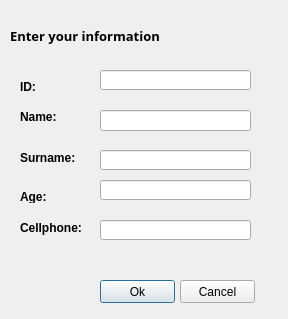
<?xml version="1.0" encoding="UTF-8"?>
<ui version="4.0">
 <class>addRegistry</class>
 <widget class="QDialog" name="addRegistry">
  <property name="geometry">
   <rect>
    <x>0</x>
    <y>0</y>
    <width>288</width>
    <height>319</height>
   </rect>
  </property>
  <property name="windowTitle">
   <string>Dialog</string>
  </property>
  <widget class="QLabel" name="label">
   <property name="geometry">
    <rect>
     <x>20</x>
     <y>110</y>
     <width>46</width>
     <height>13</height>
    </rect>
   </property>
   <property name="font">
    <font>
     <pointsize>9</pointsize>
     <weight>75</weight>
     <bold>true</bold>
    </font>
   </property>
   <property name="text">
    <string>Name:</string>
   </property>
  </widget>
  <widget class="QLabel" name="label_2">
   <property name="geometry">
    <rect>
     <x>20</x>
     <y>150</y>
     <width>61</width>
     <height>16</height>
    </rect>
   </property>
   <property name="font">
    <font>
     <pointsize>9</pointsize>
     <weight>75</weight>
     <bold>true</bold>
    </font>
   </property>
   <property name="text">
    <string>Surname:</string>
   </property>
  </widget>
  <widget class="QLabel" name="label_3">
   <property name="geometry">
    <rect>
     <x>20</x>
     <y>190</y>
     <width>46</width>
     <height>13</height>
    </rect>
   </property>
   <property name="font">
    <font>
     <pointsize>9</pointsize>
     <weight>75</weight>
     <bold>true</bold>
    </font>
   </property>
   <property name="text">
    <string>Age:</string>
   </property>
  </widget>
  <widget class="QLineEdit" name="leName">
   <property name="geometry">
    <rect>
     <x>100</x>
     <y>110</y>
     <width>151</width>
     <height>21</height>
    </rect>
   </property>
  </widget>
  <widget class="QLineEdit" name="leSurname">
   <property name="geometry">
    <rect>
     <x>100</x>
     <y>150</y>
     <width>151</width>
     <height>20</height>
    </rect>
   </property>
  </widget>
  <widget class="QLineEdit" name="leAge">
   <property name="geometry">
    <rect>
     <x>100</x>
     <y>180</y>
     <width>151</width>
     <height>20</height>
    </rect>
   </property>
  </widget>
  <widget class="QLineEdit" name="leCell">
   <property name="geometry">
    <rect>
     <x>100</x>
     <y>220</y>
     <width>151</width>
     <height>20</height>
    </rect>
   </property>
  </widget>
  <widget class="QLabel" name="label_4">
   <property name="geometry">
    <rect>
     <x>20</x>
     <y>220</y>
     <width>71</width>
     <height>16</height>
    </rect>
   </property>
   <property name="font">
    <font>
     <pointsize>9</pointsize>
     <weight>75</weight>
     <bold>true</bold>
    </font>
   </property>
   <property name="text">
    <string>Cellphone:</string>
   </property>
  </widget>
  <widget class="QLabel" name="label_5">
   <property name="geometry">
    <rect>
     <x>10</x>
     <y>20</y>
     <width>301</width>
     <height>31</height>
    </rect>
   </property>
   <property name="font">
    <font>
     <family>Agent Orange</family>
     <pointsize>10</pointsize>
     <weight>75</weight>
     <bold>true</bold>
    </font>
   </property>
   <property name="text">
    <string>Enter your information</string>
   </property>
  </widget>
  <widget class="QLabel" name="label_6">
   <property name="geometry">
    <rect>
     <x>20</x>
     <y>80</y>
     <width>46</width>
     <height>13</height>
    </rect>
   </property>
   <property name="font">
    <font>
     <pointsize>9</pointsize>
     <weight>75</weight>
     <bold>true</bold>
    </font>
   </property>
   <property name="text">
    <string>ID:</string>
   </property>
  </widget>
  <widget class="QLineEdit" name="leID">
   <property name="geometry">
    <rect>
     <x>100</x>
     <y>70</y>
     <width>151</width>
     <height>20</height>
    </rect>
   </property>
  </widget>
  <widget class="QPushButton" name="btnOK">
   <property name="geometry">
    <rect>
     <x>100</x>
     <y>280</y>
     <width>75</width>
     <height>23</height>
    </rect>
   </property>
   <property name="text">
    <string>Ok</string>
   </property>
  </widget>
  <widget class="QPushButton" name="pushButton_2">
   <property name="enabled">
    <bool>true</bool>
   </property>
   <property name="geometry">
    <rect>
     <x>180</x>
     <y>280</y>
     <width>75</width>
     <height>23</height>
    </rect>
   </property>
   <property name="text">
    <string>Cancel</string>
   </property>
  </widget>
  <widget class="QLabel" name="corr1">
   <property name="enabled">
    <bool>true</bool>
   </property>
   <property name="geometry">
    <rect>
     <x>260</x>
     <y>70</y>
     <width>16</width>
     <height>16</height>
    </rect>
   </property>
   <property name="text">
    <string/>
   </property>
   <property name="pixmap">
    <pixmap resource="resource.qrc">:/images/ok.png</pixmap>
   </property>
   <property name="scaledContents">
    <bool>true</bool>
   </property>
  </widget>
 </widget>
 <tabstops>
  <tabstop>leID</tabstop>
  <tabstop>leName</tabstop>
  <tabstop>leSurname</tabstop>
  <tabstop>leAge</tabstop>
  <tabstop>leCell</tabstop>
  <tabstop>btnOK</tabstop>
  <tabstop>pushButton_2</tabstop>
 </tabstops>
 <resources>
  <include location="resource.qrc"/>
 </resources>
 <connections/>
</ui>
